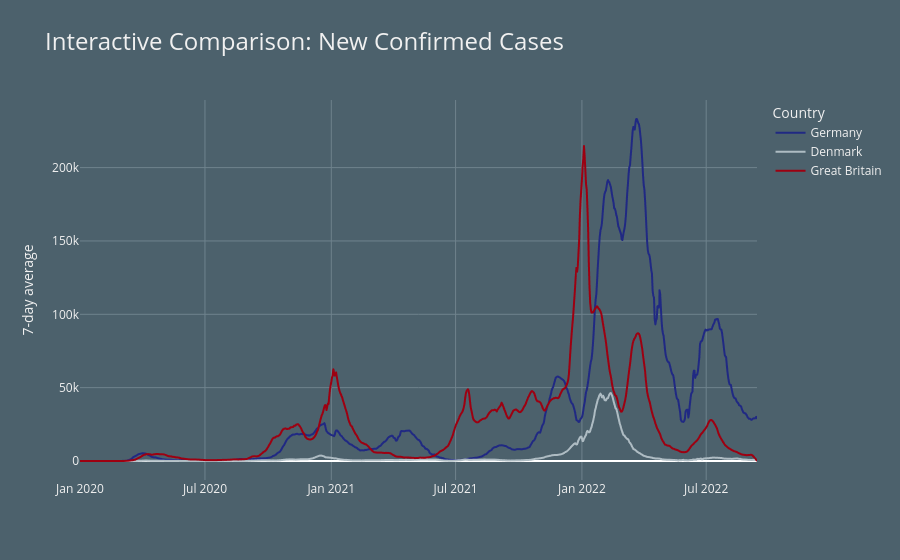

The cell this chart's notebook holds for it:
### Markdown cell above
## Interactive comparison: cases over time

This interactive figure allows the user to:
- zoom into specific periods,
- toggle countries on and off,
- and inspect exact values by hovering.

This is especially useful for identifying the timing and size of different waves.

### Code cell
import plotly.express as px

fig = px.line(
    epi_compare,
    x="date",
    y="new_confirmed_7d",
    color="country",
    color_discrete_map={
        "Denmark": "#AEBCC3",
        "Germany": "#202983",
        "Great Britain": "#9D0011",
    },
    title="Interactive Comparison: New Confirmed Cases",
)

fig.update_layout(
    paper_bgcolor="#4C616C",
    plot_bgcolor="#4C616C",
    font=dict(color="#F0F0F0"),
    title_font=dict(size=24, color="#F0F0F0"),
    xaxis_title="",
    yaxis_title="7-day average",
    legend_title="Country",
    hovermode="x unified"
)

fig.update_xaxes(showgrid=True, gridcolor="#6F838D")
fig.update_yaxes(showgrid=True, gridcolor="#6F838D")

fig.show()

### Figure 1 — Plotly figure (JSON) as saved in the notebook; plotly's stock layout.template omitted (floating-point values rounded to 4 significant figures; data arrays with more than 128 entries replaced by an {"elided": "..."} marker saying what was removed)
{"data": [{"hovertemplate": "country=Germany<br>date=%{x}<br>new_confirmed_7d=%{y}<extra></extra>", "legendgroup": "Germany", "line": {"color": "#202983", "dash": "solid"}, "marker": {"symbol": "circle"}, "mode": "lines", "name": "Germany", "showlegend": true, "type": "scattergl", "x": {"elided": "987 str values"}, "xaxis": "x", "y": {"elided": "987 float values"}, "yaxis": "y"}, {"hovertemplate": "country=Denmark<br>date=%{x}<br>new_confirmed_7d=%{y}<extra></extra>", "legendgroup": "Denmark", "line": {"color": "#AEBCC3", "dash": "solid"}, "marker": {"symbol": "circle"}, "mode": "lines", "name": "Denmark", "showlegend": true, "type": "scattergl", "x": {"elided": "987 str values"}, "xaxis": "x", "y": {"elided": "987 float values"}, "yaxis": "y"}, {"hovertemplate": "country=Great Britain<br>date=%{x}<br>new_confirmed_7d=%{y}<extra></extra>", "legendgroup": "Great Britain", "line": {"color": "#9D0011", "dash": "solid"}, "marker": {"symbol": "circle"}, "mode": "lines", "name": "Great Britain", "showlegend": true, "type": "scattergl", "x": {"elided": "987 str values"}, "xaxis": "x", "y": {"elided": "987 float values"}, "yaxis": "y"}], "layout": {"font": {"color": "#F0F0F0"}, "hovermode": "x unified", "legend": {"title": {"text": "Country"}, "tracegroupgap": 0}, "paper_bgcolor": "#4C616C", "plot_bgcolor": "#4C616C", "title": {"font": {"color": "#F0F0F0", "size": 24}, "text": "Interactive Comparison: New Confirmed Cases"}, "xaxis": {"anchor": "y", "domain": [0, 1], "gridcolor": "#6F838D", "showgrid": true, "title": {"text": ""}}, "yaxis": {"anchor": "x", "domain": [0, 1], "gridcolor": "#6F838D", "showgrid": true, "title": {"text": "7-day average"}}}}
